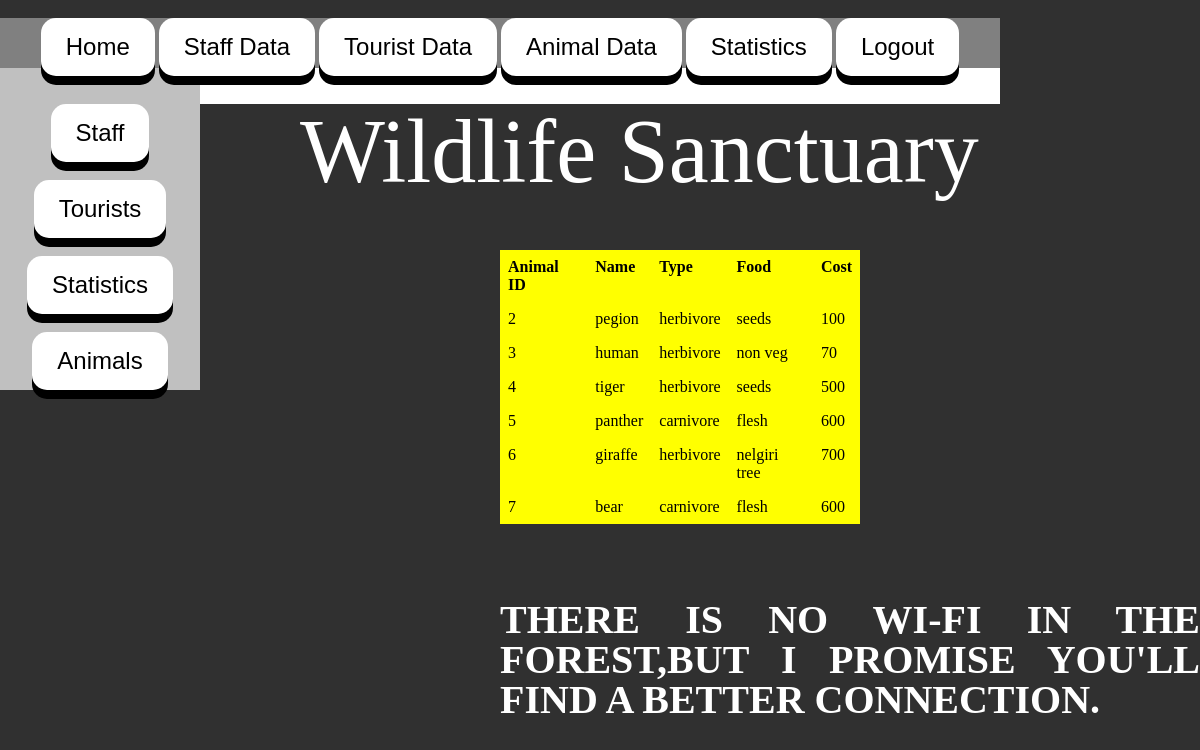
The app's page /a_view.php with its own data.
### tables this page shows
CREATE TABLE `animal` (
  `a_id` int(10) NOT NULL,
  `a_sp` varchar(20) NOT NULL,
  `type` varchar(20) NOT NULL,
  `a_feed` varchar(20) NOT NULL,
  `a_cost` int(10) NOT NULL
);

### a_view.php (the view, shortened to what this page needs)
<!DOCTYPE>
<html>
	<head>
		<link rel="stylesheet" href="css/style.css" media="all" />
	</head>
	<body>
			<br>
					<div class="menubar">
							<button onclick="location.href='main.php'">Home</button>
					<button onclick="location.href='s_view.php'">Staff Data</a></button>
							<button onclick="location.href='t_view.php'">Tourist Data</button>
							<button onclick="location.href='a_view.php'">Animal Data</button>
							<button onclick="location.href='stats.php'">Statistics</button>
							<button onclick="location.href='login.php'">Logout</li></button>
					</div>
			<div id="left">
				<div id="sidebar">
							<br><br><button onclick="location.href='s_ops.php'">Staff</button><br><br>
							<button  onclick="location.href='t_ops.php'">Tourists</button><br><br>
							<button onclick="location.href='stats.php'">Statistics</button><br><br>
							<button  onclick="location.href='a_ops.php'">Animals</button><br>
				</div>
			</div>
<div class="quotes"><font face="Tempus Sans ITC" color="white">THERE IS NO WI-FI IN THE FOREST,BUT I PROMISE YOU'LL FIND A BETTER CONNECTION.</font></div>
<div class="sanchead">
				 Wildlife Sanctuary
			</div>
				<div id="right">
<div style="overflow-x:auto;">
<table>
					<?php
$servername = "localhost";
$username = "root";
$password = "";
$dbname = "sanc";
$conn = new mysqli($servername, $username, $password, $dbname);
$sql = "SELECT * FROM `animal` WHERE 1";
$result = $conn->query($sql);
if ($result->num_rows > 0) {
    echo "<br><br><tr><th>Animal ID</th><th>Name</th><th>Type</th><th>Food</th><th>Cost</th></tr>";
    while($row = $result->fetch_assoc()) {
        echo "<tr><td>".$row["a_id"]."</td><td>".$row["a_sp"]."</td><td>".$row["type"]."</td><td>".$row["a_feed"]."</td><td>".$row["a_cost"]."</td></tr>";
    }
} else {
    echo "<br><br><h4>0 Results</h4>";
}
$conn->close();					?>
				</div>
		</div>
	</body>
</html>

### style.css (style rules this page uses)
html, body, div, span, applet, object, iframe, h1, h2, h3, h4, h5, h6, p, blockquote, pre, a, abbr, acronym, address, big, cite, code, del, dfn, em, img, ins, kbd, q, s, samp, small, strike, strong, sub, sup, tt, var, b, u, i, center, dl, dt, dd, ol, ul, li, fieldset, form, label, legend, table, caption, tbody, tfoot, thead, tr, th, td, article, aside, canvas, details, embed, figure, figcaption, footer, header, hgroup, menu, nav, output, ruby, section, summary, time, mark, audio, video { margin: 0; padding: 0; border: 0; vertical-align: baseline; }
body { text-align:center; margin:0px; padding:0px; background:#303030; }
.menubar { width:1000px; height:50px; background:grey; color:white; }
#left { float: left; width:200px; }
#right { float:left; width: 800px; background: white; height:auto; }
#sidebar { width:200px; height:auto; background:silver; }

### a_view.php (style rules this page uses)
th, td { text-align:left; padding:8px; color:black; }
tr { background-color:yellow; }
button { padding: 15px 25px; font-size: 24px; text-align: center; cursor: pointer; outline: none; color:black; background-color:white; border: none; border-radius: 15px; box-shadow: 0 9px black; font-color:black; }
div.quotes { position:absolute; left: 500px; top: 600px; line-height: 40px; text-align: justify; width: 700px; font-size:40px; font-weight:bold; }
div.sanchead { position:absolute; left:300px; top:100px; font-size: 90px; font-family:Comic Sans MS; color:white; }
table { border-collapse:collapse; width:30%; position:absolute; top:250px; left:500px; background-color:black; }

### records on screen
animal: a_id "2", a_sp "pegion", type "herbivore", a_feed "seeds", a_cost "100"
animal: a_id "3", a_sp "human", type "herbivore", a_feed "non veg", a_cost "70"
animal: a_id "4", a_sp "tiger", type "herbivore", a_feed "seeds", a_cost "500"
animal: a_id "5", a_sp "panther", type "carnivore", a_feed "flesh", a_cost "600"
animal: a_id "6", a_sp "giraffe", type "herbivore", a_feed "nelgiri tree", a_cost "700"
animal: a_id "7", a_sp "bear", type "carnivore", a_feed "flesh", a_cost "600"
